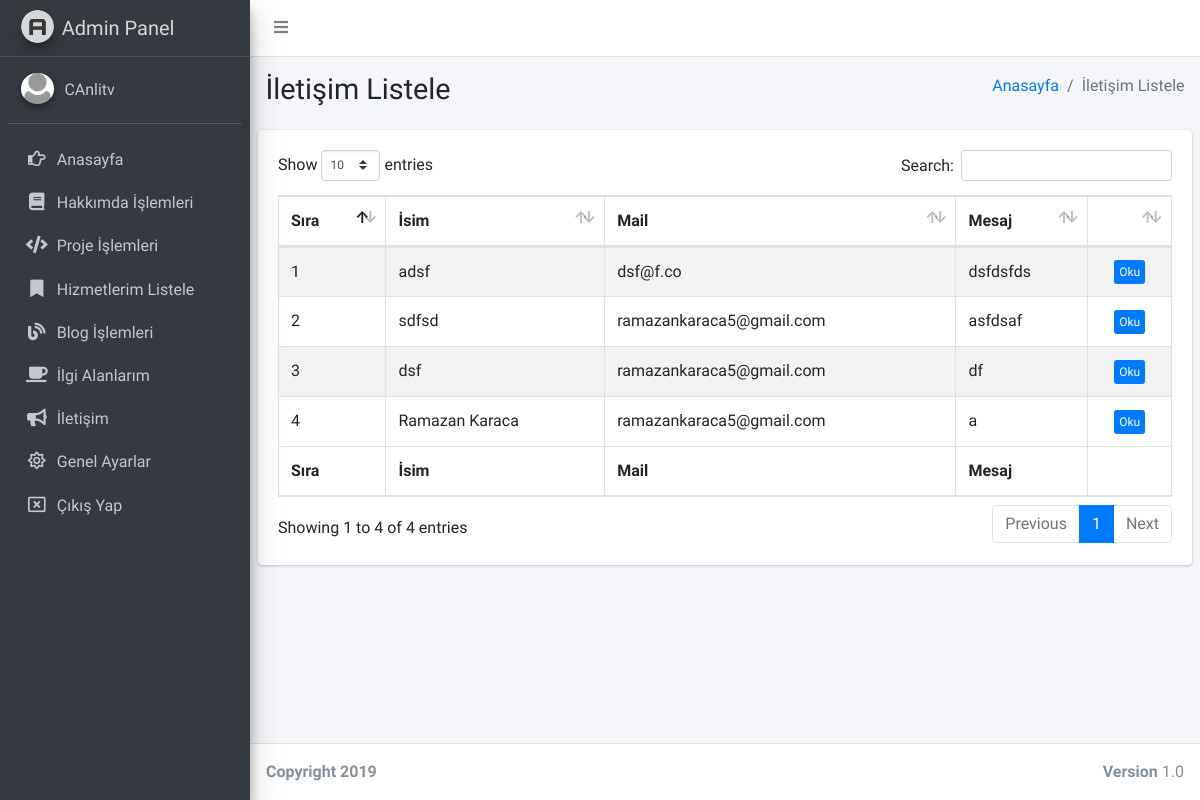
Before: /admin/sayfalar/iletisim-listele.php (signed in) with the older database file.
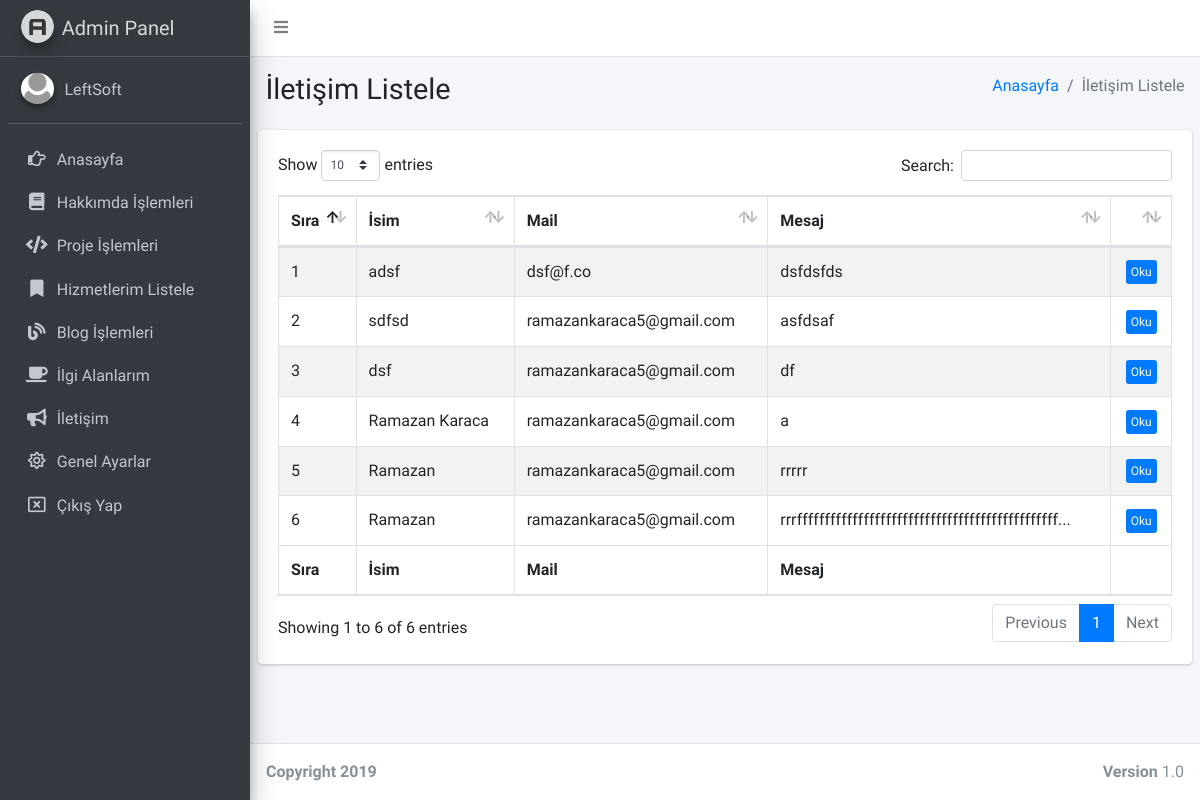
After: the same page with the newer database file.
### tables this page shows
CREATE TABLE `kullanici` (
  `kullanici_id` int(11) NOT NULL,
  `kullanici_mail` varchar(100) NOT NULL,
  `kullanici_password` varchar(50) NOT NULL,
  `kullanici_ad` varchar(50) NOT NULL
);

CREATE TABLE `iletisim` (
  `iletisim_id` int(11) NOT NULL,
  `iletisim_isim` text NOT NULL,
  `iletisim_mail` text NOT NULL,
  `iletisim_mesaj` text NOT NULL
);

### admin/sayfalar/iletisim-listele.php (the view, shortened to what the changed rows need)
<?php
include 'header.php';
$hakkimdasor=$db->prepare("SELECT * FROM iletisim order by iletisim_id");
$hakkimdasor->execute();
?>
  <div class="content-wrapper">
    <section class="content-header">
      <div class="container-fluid">
        <div class="row mb-2">
          <div class="col-sm-6">
            <h1>İletişim Listele</h1>
          </div>
        </div>
      </div>
    </section>
    <section class="content">
      <div class="row">
        <div class="col-12">
          <div class="card">
            <div class="card-body">
              <table id="example1" class="table table-bordered table-striped">
                <thead>
                <tr>
                  <th>Sıra</th>
                  <th>İsim</th>
                  <th>Mail</th>
                  <th>Mesaj</th>
                  <th></th>
                </tr>
                </thead>
                <tbody>
                  <?php
                $say=0;
                while($hakkimdacek=$hakkimdasor->fetch(PDO::FETCH_ASSOC)) { $say++?>
                <tr>
                  <td><?php echo $say ?></td>
                  <td><?php echo $hakkimdacek['iletisim_isim']; ?></td>
                  <td><?php echo $hakkimdacek['iletisim_mail']; ?></td>
                  <td><?php $detay = $hakkimdacek["iletisim_mesaj"];
                    $uzunluk = strlen($detay);
                  $limit = 50;
                  if($uzunluk > $limit)
                  {
                    $detay = substr($detay,0,$limit)."...";
                  }
                  echo $detay;
                   ?></td>
                   <td><center><a href="iletisim-oku.php?iletisim_id=<?php echo $hakkimdacek['iletisim_id']; ?>"><button class="btn btn-primary btn-xs">Oku</button></a></center></td>
                </tr>
                 <?php  }
          ?>
                </tbody>
                <tfoot>
                <tr>
                  <th>Sıra</th>
                  <th>İsim</th>
                  <th>Mail</th>
                  <th>Mesaj</th>
                  <th></th>
                </tr>
                </tfoot>
              </table>
            </div>
          </div>
        </div>
      </div>
    </section>
  </div>
</div>
</body>
</html>

### admin/sayfalar/header.php (shortened to what the changed rows need)
<?php
include '../../baglan.php';
$kullanicisor=$db->prepare("SELECT * FROM kullanici where kullanici_mail=:mail");
$kullanicisor->execute(array(
  'mail' => $_SESSION['kullanici_mail']
  ));
$kullanicicek=$kullanicisor->fetch(PDO::FETCH_ASSOC);
?>
<!DOCTYPE html>
<html>
<head>
  <link rel="stylesheet" href="https://code.ionicframework.com/ionicons/2.0.1/css/ionicons.min.css">
  <link rel="stylesheet" href="../plugins/fontawesome-free/css/all.min.css">
  <link rel="stylesheet" href="https://code.ionicframework.com/ionicons/2.0.1/css/ionicons.min.css">
  <link rel="stylesheet" href="../plugins/tempusdominus-bootstrap-4/css/tempusdominus-bootstrap-4.min.css">
  <link rel="stylesheet" href="../plugins/icheck-bootstrap/icheck-bootstrap.min.css">
  <link rel="stylesheet" href="../plugins/jqvmap/jqvmap.min.css">
  <link rel="stylesheet" href="../dist/css/adminlte.min.css">
  <link rel="stylesheet" href="../plugins/overlayScrollbars/css/OverlayScrollbars.min.css">
  <link rel="stylesheet" href="../plugins/daterangepicker/daterangepicker.css">
  <link rel="stylesheet" href="../plugins/summernote/summernote-bs4.css">
  <link rel="stylesheet" href="../plugins/datatables-bs4/css/dataTables.bootstrap4.css">
</head>
<body class="hold-transition sidebar-mini layout-fixed">
<div class="wrapper">
  <aside class="main-sidebar sidebar-dark-primary elevation-4">
    <div class="sidebar">
      <div class="user-panel mt-3 pb-3 mb-3 d-flex">
        <div class="info">
          <a href="#" class="d-block"><?php echo $kullanicicek['kullanici_ad']; ?></a>
        </div>
      </div>
    </div>
  </aside>

Changed rows visible on the page:
changed kullanici: kullanici_ad "CAnlitv" → "LeftSoft"
added iletisim: iletisim_isim "Ramazan", iletisim_mail "ramazankaraca5@gmail.com", iletisim_mesaj "rrrrr"
added iletisim: iletisim_isim "Ramazan", iletisim_mail "ramazankaraca5@gmail.com", iletisim_mesaj "rrrfffffffffffffffffffffffffffffffffffffffffffffff..."
Other visible differences:
text written by a page script: "Show entries Search: Showing 1 to 4 of 4 entries Previous 1 Next" → "Show entries Search: Showing 1 to 6 of 6 entries Previous 1 Next"
